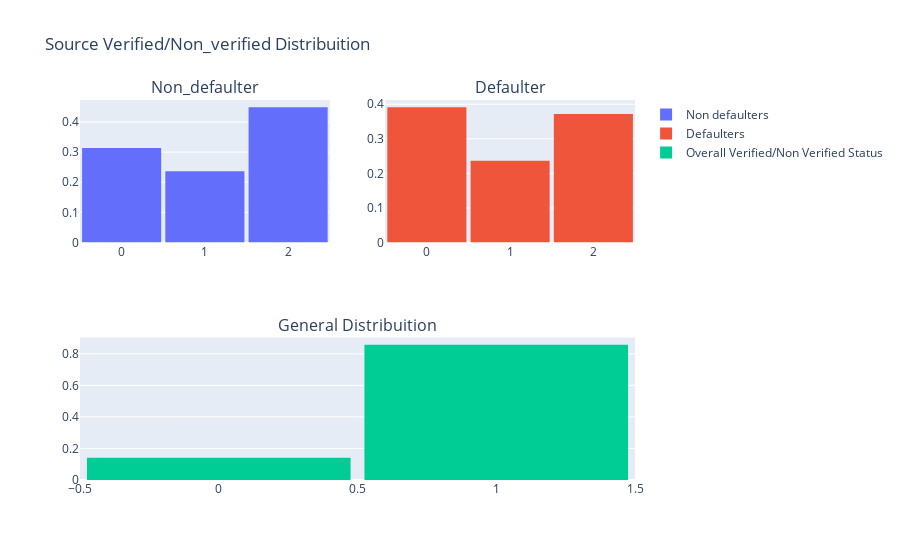

Source (notebook cell):
### Markdown cell above
##### Insights
We see above that there is more defaulters in case of people who have a mortgage or they are staying on rent.

#### Recommendations
We would need to have proper validation for customer who are staying on rent or we can also ask for some guarantor in case they are not able to pay the loan or also some financial asset which would be atleast 80% of the value could be asked to the borrower for as guarantor.

### Code cell
df_good = df_good['verification_status'].values.tolist()
df_bad = df_bad['verification_status'].values.tolist()
df_verify = df['loan_status'].values.tolist()

#First plot
tr0 = go.Histogram(
    x=df_good,
    histnorm='probability',
    name="Non defaulters"
)
#Second plot
tr1 = go.Histogram(
    x=df_bad,
    histnorm='probability',
    name="Defaulters"
)
#Third plot
tr2 = go.Histogram(
    x=df_verify,
    histnorm='probability',
    name="Overall Verified/Non Verified Status"
)

#Creating the grid
fig = tls.make_subplots(rows=2, cols=2, specs=[[{}, {}], [{'colspan': 2}, None]],
                          subplot_titles=('Non_defaulter','Defaulter', 'General Distribuition'))

#setting the figs
fig.append_trace(tr0, 1, 1)
fig.append_trace(tr1, 1, 2)
fig.append_trace(tr2, 2, 1)

fig['layout'].update(showlegend=True, title='Source Verified/Non_verified Distribuition', bargap=0.05)
py.iplot(fig, filename='custom-sized-subplot-with-subplot-titles')

### Figure 1 — Plotly figure (JSON) as saved in the notebook; plotly's stock layout.template omitted (floating-point values rounded to 4 significant figures; data arrays with more than 128 entries replaced by an {"elided": "..."} marker saying what was removed)
{"data": [{"histnorm": "probability", "name": "Non defaulters", "type": "histogram", "x": {"elided": "20423 int values"}, "xaxis": "x", "yaxis": "y"}, {"histnorm": "probability", "name": "Defaulters", "type": "histogram", "x": {"elided": "3375 int values"}, "xaxis": "x2", "yaxis": "y2"}, {"histnorm": "probability", "name": "Overall Verified/Non Verified Status", "type": "histogram", "x": {"elided": "23798 int values"}, "xaxis": "x3", "yaxis": "y3"}], "layout": {"annotations": [{"font": {"size": 16}, "showarrow": false, "text": "Non_defaulter", "x": 0.225, "xanchor": "center", "xref": "paper", "y": 1, "yanchor": "bottom", "yref": "paper"}, {"font": {"size": 16}, "showarrow": false, "text": "Defaulter", "x": 0.775, "xanchor": "center", "xref": "paper", "y": 1, "yanchor": "bottom", "yref": "paper"}, {"font": {"size": 16}, "showarrow": false, "text": "General Distribuition", "x": 0.5, "xanchor": "center", "xref": "paper", "y": 0.375, "yanchor": "bottom", "yref": "paper"}], "bargap": 0.05, "showlegend": true, "title": {"text": "Source Verified/Non_verified Distribuition"}, "xaxis": {"anchor": "y", "domain": [0, 0.45]}, "xaxis2": {"anchor": "y2", "domain": [0.55, 1]}, "xaxis3": {"anchor": "y3", "domain": [0, 1]}, "yaxis": {"anchor": "x", "domain": [0.625, 1]}, "yaxis2": {"anchor": "x2", "domain": [0.625, 1]}, "yaxis3": {"anchor": "x3", "domain": [0, 0.375]}}}
